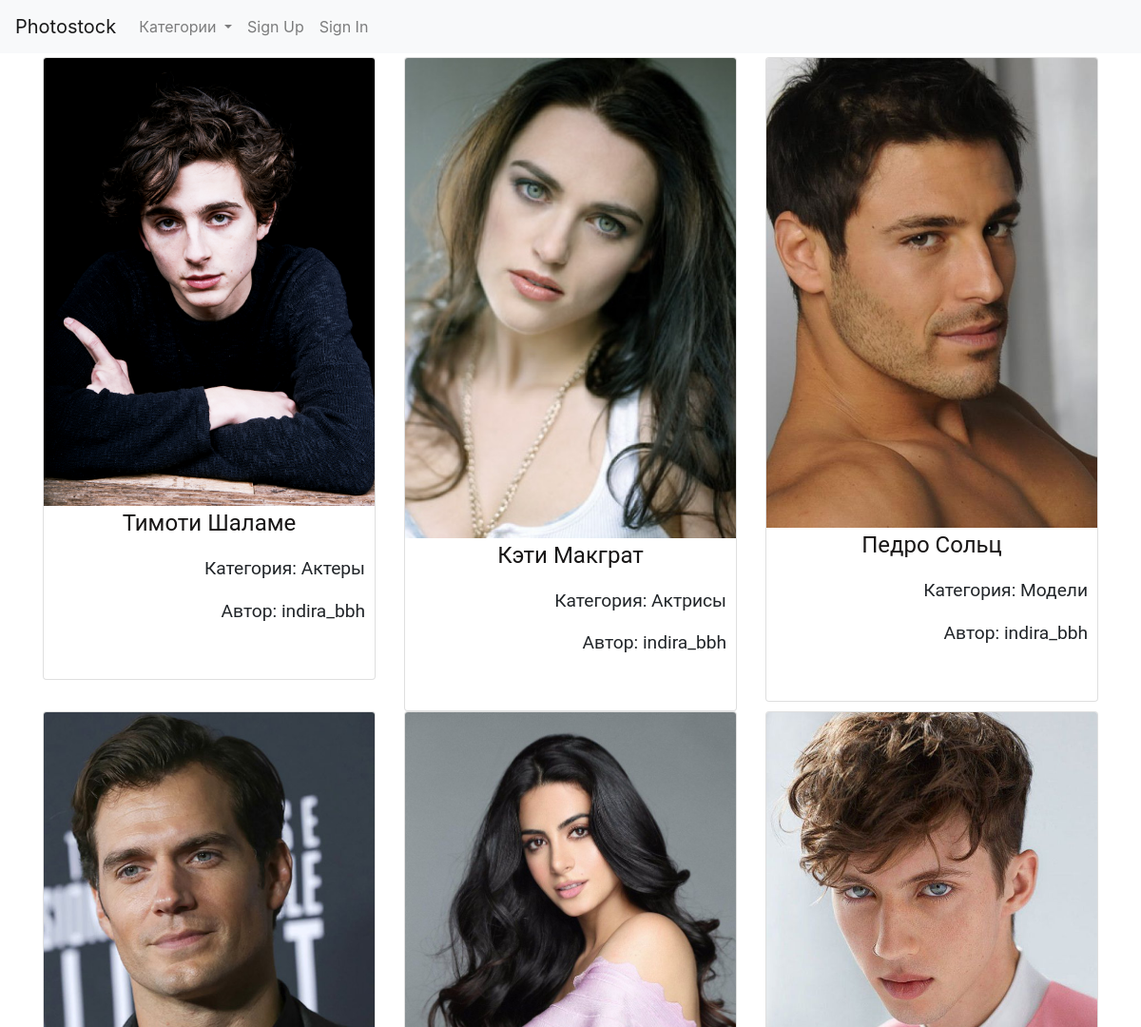
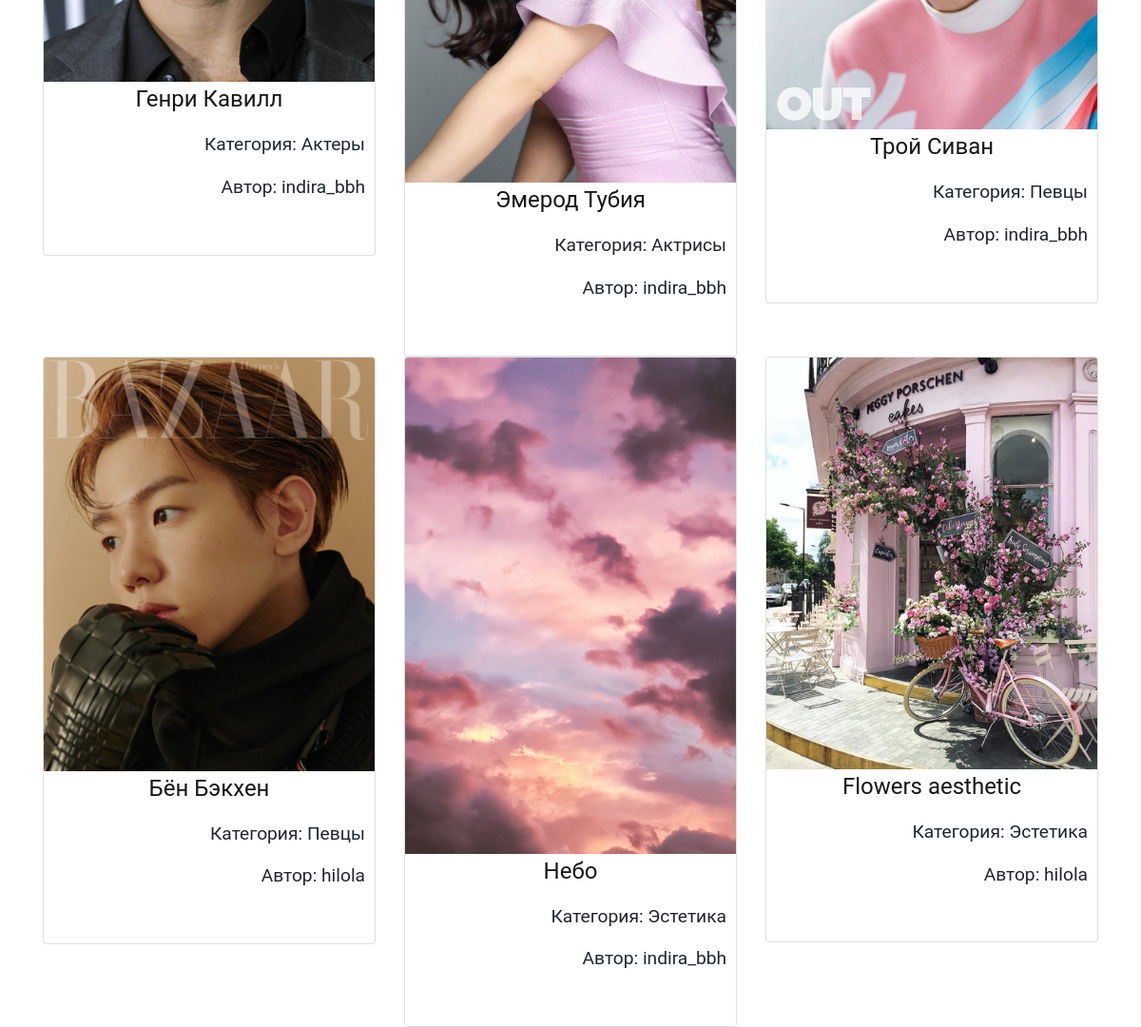
The page / on the database its author committed (2 pictures, top to bottom).
### pictures/models.py (models this page shows, shortened)
class Picture(models.Model):
    user = models.ForeignKey(User, on_delete=models.CASCADE)
    title = models.CharField(max_length=255)
    picture = models.ImageField(upload_to='images/')
    small_picture = ImageSpecField(source='picture',
                                      processors=[ResizeToFill(250, 300)],
                                      format='JPEG',
                                      options={'quality': 60})
    description = models.TextField(null=True, blank=True)
    category = models.ForeignKey(Category, on_delete=models.CASCADE)

class Category(models.Model):
    name = models.CharField(max_length=255)
    def get_count_category(self):
        return Picture.objects.filter(category=self.id).count()
    def __str__(self):
        return self.name

### photostock/users/models.py (models this page shows, shortened)
class User(AbstractUser):
    name = CharField(_("Name of User"), blank=True, max_length=255)

### pictures/views.py (the view)
# urls.py: path("", PictureList.as_view(), name="picture_list"),
class PictureList(ListView):
    model = Picture
    template_name = 'pictures/my_picture_list.html'
    context_object_name = 'pics_list'
    def get_context_data(self, **kwargs):
        context = super().get_context_data(**kwargs)
        context["cat_menu"] = Category.objects.all()
        return context

### photostock/utils/context_processors.py (called while the page is built)
def settings_context(_request):
    return {"DEBUG": settings.DEBUG}

### photostock/templates/pictures/my_picture_list.html (shortened to what this page needs)
{% extends "base.html" %}
{% block content %}
<div class="row">
  {% for pic in pics_list %}
  <div class="col-sm-4">
    <div class="card">
      <img class="card-img-top" src="{{ pic.small_picture.url }}" alt="{{ pic.title }}">
      <p class="card-text" style="text-align: center; font-family: Roboto; font-size:1.5em;"><a href="{% url 'picture_detail' pic.pk %}" style="color: #181616;">{{ pic.title }}</a></p>
        <p style="text-align: right; margin-right: 10px; font-family: Roboto; font-size:1.2em;">Категория: {{ pic.category }}</p>
      <p class="card-text" style="text-align: right; margin-right: 10px; font-family: Roboto; font-size:1.2em;">Автор: {{ pic.user }}</p>
       <div class="card-body">
     </div>
    </div>
  </div>
  {% endfor %}
</div>
{% endblock %}

### photostock/templates/base.html (shortened to what this page needs)
{% load static i18n %}<!DOCTYPE html>
<html lang="en">
  <head>
   <link rel="stylesheet" href="https://pro.fontawesome.com/releases/v5.10.0/css/all.css">
    {% block css %}
    <link href="https://stackpath.bootstrapcdn.com/bootstrap/4.3.1/css/bootstrap.min.css" rel="stylesheet">
    <link href="{% static 'css/project.css' %}" rel="stylesheet">
    {% endblock %}
  </head>
  <body>
    <div class="mb-1">
      <nav class="navbar navbar-expand-md navbar-light bg-light">
        <a class="navbar-brand" href="{% url 'picture_list' %}">Photostock</a>
        <div class="collapse navbar-collapse" id="navbarSupportedContent">
          <ul class="navbar-nav mr-auto">
           <li class="nav-item dropdown">
        <a class="nav-link dropdown-toggle" href="#" id="navbarDropdown" role="button" data-toggle="dropdown" aria-haspopup="true" aria-expanded="false">
          Категории
        </a>
      </li>
            {% if request.user.is_authenticated %}
              <li class="nav-item">
                <a class="nav-link" href="{% url 'users:detail' request.user.username  %}">{% trans "My Profile" %}</a>
              </li>
              <li class="nav-item">
                <a class="nav-link" href="{% url 'account_logout' %}">{% trans "Sign Out" %}</a>
              </li>
            {% else %}
              <li class="nav-item">
                <a id="sign-up-link" class="nav-link" href="{% url 'account_signup' %}">{% trans "Sign Up" %}</a>
              </li>
              <li class="nav-item">
                <a id="log-in-link" class="nav-link" href="{% url 'account_login' %}">{% trans "Sign In" %}</a>
              </li>
            {% endif %}
          </ul>
        </div>
      </nav>
    </div>
    <div class="container">
      {% block content %}{% endblock content %}
    </div>
  </body>
</html>

### rows shown on the page
Picture: small_picture (picture), title "Тимоти Шаламе", category "Актеры", user "indira_bbh"
Picture: small_picture (picture), title "Кэти Макграт", category "Актрисы", user "indira_bbh"
Picture: small_picture (picture), title "Педро Сольц", category "Модели", user "indira_bbh"
Picture: small_picture (picture), title "Генри Кавилл", category "Актеры", user "indira_bbh"
Picture: small_picture (picture), title "Эмерод Тубия", category "Актрисы", user "indira_bbh"
Picture: small_picture (picture), title "Трой Сиван", category "Певцы", user "indira_bbh"
Picture: small_picture (picture), title "Бён Бэкхен", category "Певцы", user "hilola"
Picture: small_picture (picture), title "Небо", category "Эстетика", user "indira_bbh"
Picture: small_picture (picture), title "Flowers aesthetic", category "Эстетика", user "hilola"
